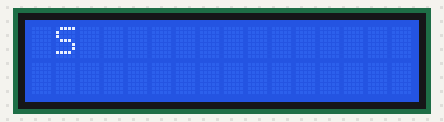
A sketch run on a simulated Arduino Uno, built with avr-gcc and run on an emulated ATmega328P. On the bench: 16×2 character LCD.

Above: at 0.1 s.
At 1.3 s:
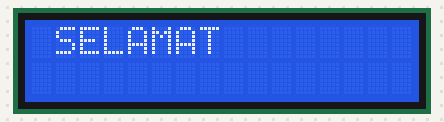
At 3.0 s:
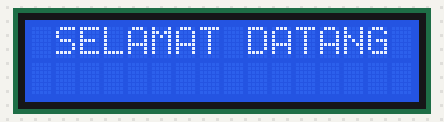
At 5.4 s:
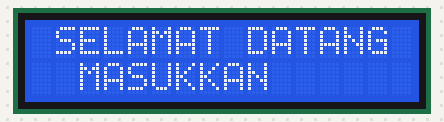
At 6.2 s:
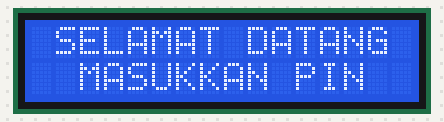
At 9.41 s:
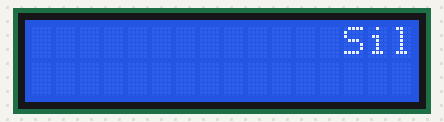

Measured:
- what the display in image 1 shows lasts 0.7 s, from 1.3 s to 2.0 s
- what the display in image 2 shows lasts 1.0 s, from 3.0 s to 4.0 s
- what the display in image 3 shows lasts 0.4 s, from 5.4 s to 5.8 s
- what the display in image 4 shows lasts 3.0 s, from 6.2 s to 9.2 s

The sketch:

LCD_I2C_RunningText.ino
```cpp
/*----------------LCD_I2C_RunningText-------------------*/
/*-------------Source Code by---------------------------*/
/*------Modified & Adapted by Habib.m @Hab_mz-----------*/
/*-----------------------V1.0---------------------------*/

/*AT-MO PRODUCTION
  I2C ARDUINO
  tolong jika menggunakan code ini
  mohon masukan sumber seperti di bawah ini
  "AT-MO PRODUCTION
  EDIT BY OGI SINATRA"
*/
#include <LCD.h>
#include <Wire.h>
#include <LiquidCrystal_I2C.h>
LiquidCrystal_I2C lcd(0x3F ,2,1,0,4,5,6,7,3, POSITIVE);
//Ubah alamat 0x27 dengan alamat i2C kamu

void setup(){
  lcd.begin (16,2); //LCD untuk ukuran 16x2
  lcd.setCursor(1,0);
  lcd.print("S");delay(200); lcd.print("E");delay(200);
  lcd.print("L");delay(200); lcd.print("A");delay(200);
  lcd.print("M");delay(200); lcd.print("A");delay(200);
  lcd.print("T");delay(200); lcd.print(" ");delay(500);
  lcd.print("D");delay(200); lcd.print("A");delay(200);
  lcd.print("T");delay(200); lcd.print("A");delay(200);
  lcd.print("N");delay(200); lcd.print("G");delay(1000);

  lcd.setCursor(2,1);
  lcd.print("M");delay(200); lcd.print("A");delay(200);
  lcd.print("S");delay(200); lcd.print("U");delay(200);
  lcd.print("K");delay(200); lcd.print("K");delay(200);
  lcd.print("A");delay(200); lcd.print("N");delay(200);
  lcd.print(" ");delay(200); lcd.print("P");delay(200);
  lcd.print("I");delay(200); lcd.print("N");delay(3000);
  lcd.clear();
  }

void loop(){
  int u;
  lcd.setCursor(14, 0);
  lcd.print("Silahkan masukkan pn anda");
  for (u = 0 ; u < 16; u++) {
    lcd.scrollDisplayLeft();
    //lcd.scrollDisplayRight();
    delay(400);
  }
}
```
